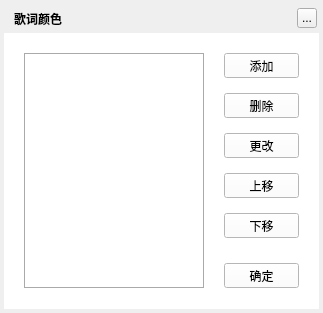
<?xml version="1.0" encoding="UTF-8"?>
<ui version="4.0">
 <class>MusicLrcColorWidget</class>
 <widget class="QWidget" name="MusicLrcColorWidget">
  <property name="geometry">
   <rect>
    <x>0</x>
    <y>0</y>
    <width>323</width>
    <height>313</height>
   </rect>
  </property>
  <property name="windowTitle">
   <string>歌词颜色</string>
  </property>
  <widget class="QLabel" name="background">
   <property name="geometry">
    <rect>
     <x>4</x>
     <y>4</y>
     <width>315</width>
     <height>305</height>
    </rect>
   </property>
   <property name="text">
    <string/>
   </property>
  </widget>
  <widget class="QLabel" name="topTitleName">
   <property name="geometry">
    <rect>
     <x>14</x>
     <y>6</y>
     <width>90</width>
     <height>25</height>
    </rect>
   </property>
   <property name="styleSheet">
    <string notr="true">color:&quot;#FFFFFF&quot;;font-weight:bold</string>
   </property>
   <property name="text">
    <string>歌词颜色</string>
   </property>
  </widget>
  <widget class="QToolButton" name="topTitleCloseButton">
   <property name="geometry">
    <rect>
     <x>297</x>
     <y>8</y>
     <width>20</width>
     <height>20</height>
    </rect>
   </property>
   <property name="text">
    <string>...</string>
   </property>
  </widget>
  <widget class="QWidget" name="backgroundMask" native="true">
   <property name="geometry">
    <rect>
     <x>4</x>
     <y>33</y>
     <width>315</width>
     <height>276</height>
    </rect>
   </property>
   <property name="styleSheet">
    <string notr="true">background:white;</string>
   </property>
   <widget class="QListWidget" name="listWidget">
    <property name="geometry">
     <rect>
      <x>20</x>
      <y>20</y>
      <width>180</width>
      <height>235</height>
     </rect>
    </property>
    <property name="styleSheet">
     <string notr="true">border:1px solid #AAAAAA;</string>
    </property>
   </widget>
   <widget class="QPushButton" name="addButton">
    <property name="geometry">
     <rect>
      <x>220</x>
      <y>20</y>
      <width>75</width>
      <height>25</height>
     </rect>
    </property>
    <property name="cursor">
     <cursorShape>PointingHandCursor</cursorShape>
    </property>
    <property name="text">
     <string>添加</string>
    </property>
   </widget>
   <widget class="QPushButton" name="deleteButton">
    <property name="geometry">
     <rect>
      <x>220</x>
      <y>60</y>
      <width>75</width>
      <height>25</height>
     </rect>
    </property>
    <property name="cursor">
     <cursorShape>PointingHandCursor</cursorShape>
    </property>
    <property name="text">
     <string>删除</string>
    </property>
   </widget>
   <widget class="QPushButton" name="modifyButton">
    <property name="geometry">
     <rect>
      <x>220</x>
      <y>100</y>
      <width>75</width>
      <height>25</height>
     </rect>
    </property>
    <property name="cursor">
     <cursorShape>PointingHandCursor</cursorShape>
    </property>
    <property name="text">
     <string>更改</string>
    </property>
   </widget>
   <widget class="QPushButton" name="upButton">
    <property name="geometry">
     <rect>
      <x>220</x>
      <y>140</y>
      <width>75</width>
      <height>25</height>
     </rect>
    </property>
    <property name="cursor">
     <cursorShape>PointingHandCursor</cursorShape>
    </property>
    <property name="text">
     <string>上移</string>
    </property>
   </widget>
   <widget class="QPushButton" name="downButton">
    <property name="geometry">
     <rect>
      <x>220</x>
      <y>180</y>
      <width>75</width>
      <height>25</height>
     </rect>
    </property>
    <property name="cursor">
     <cursorShape>PointingHandCursor</cursorShape>
    </property>
    <property name="text">
     <string>下移</string>
    </property>
   </widget>
   <widget class="QPushButton" name="confirmButton">
    <property name="geometry">
     <rect>
      <x>220</x>
      <y>230</y>
      <width>75</width>
      <height>25</height>
     </rect>
    </property>
    <property name="cursor">
     <cursorShape>PointingHandCursor</cursorShape>
    </property>
    <property name="text">
     <string>确定</string>
    </property>
   </widget>
  </widget>
  <zorder>background</zorder>
  <zorder>backgroundMask</zorder>
  <zorder>topTitleName</zorder>
  <zorder>topTitleCloseButton</zorder>
 </widget>
 <resources/>
 <connections/>
</ui>
